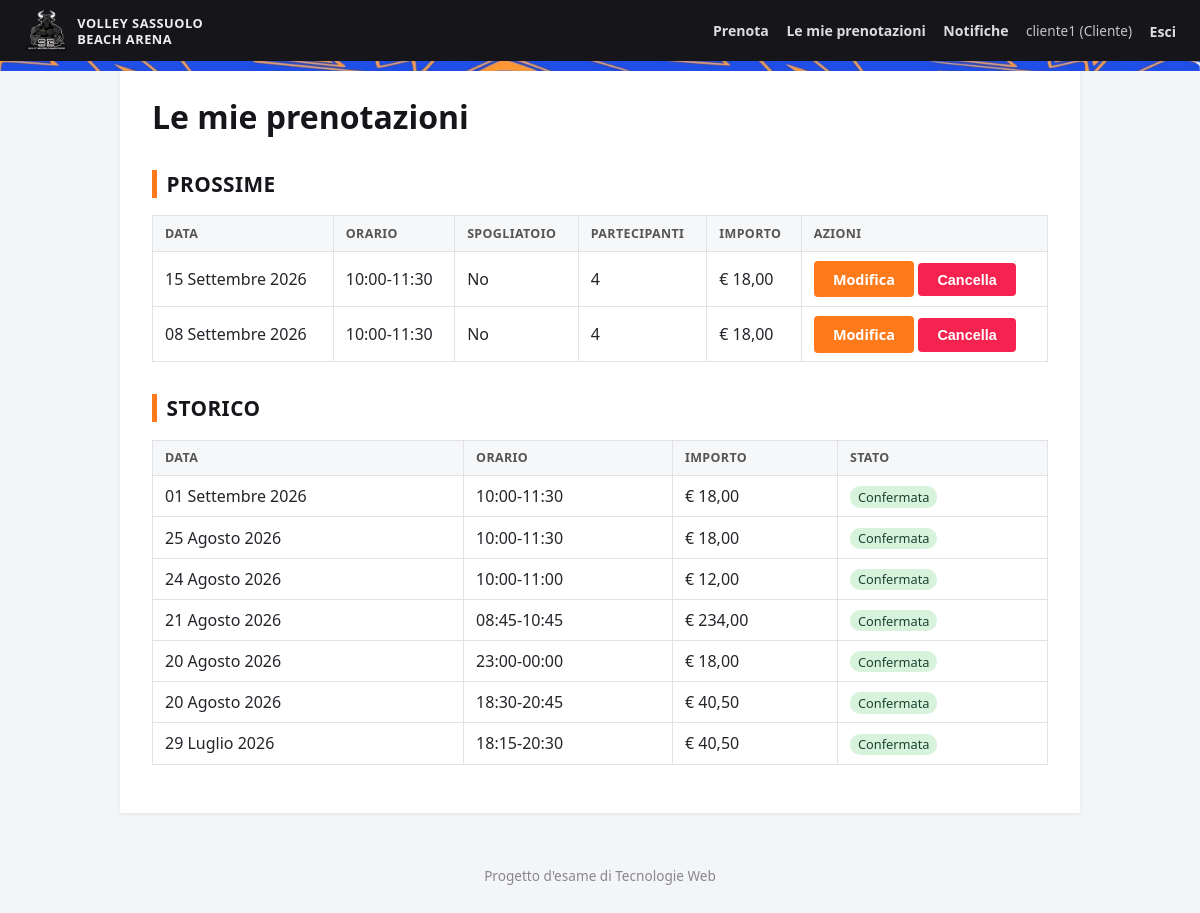
The page /prenotazioni/mie/ (signed in) on the database as committed earlier.
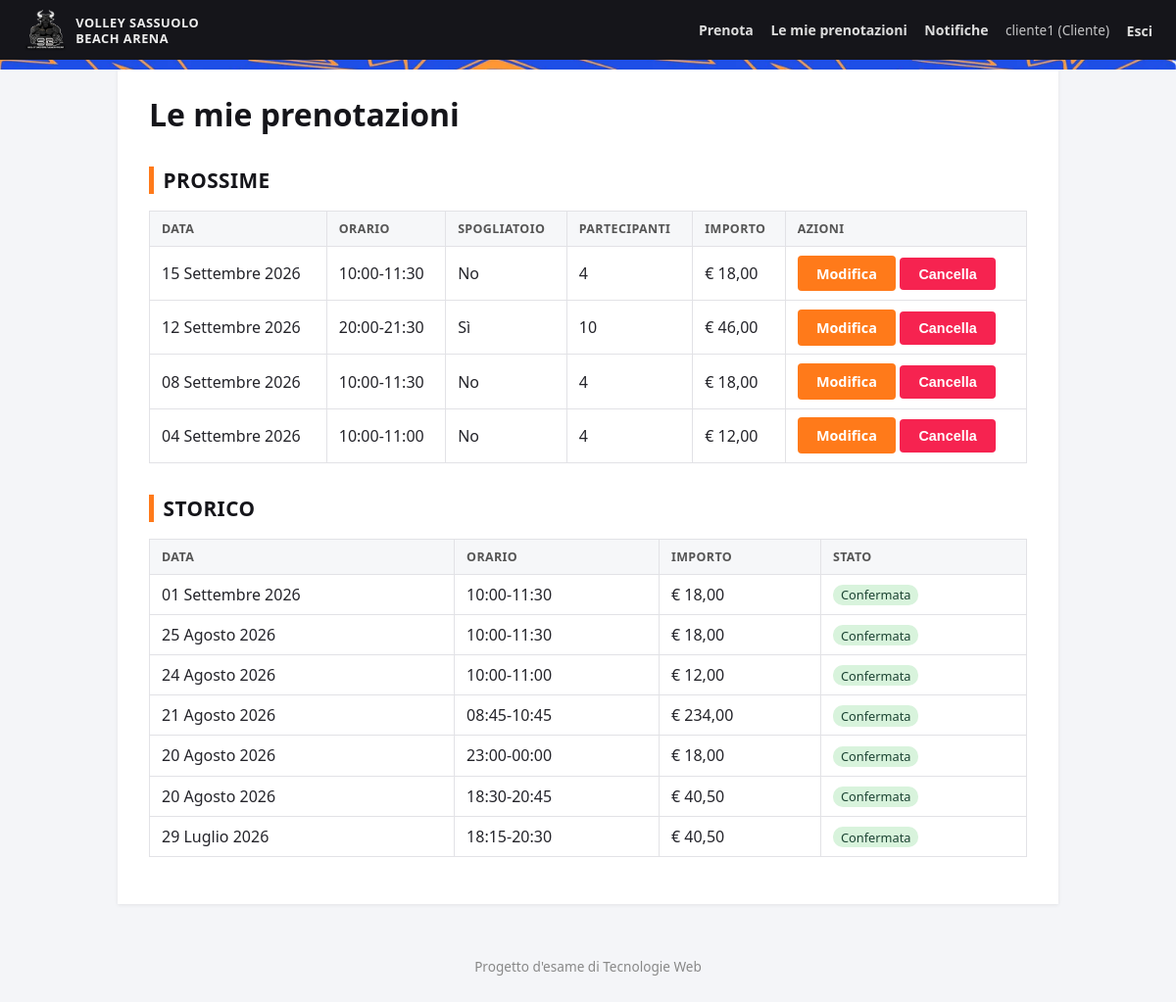
The same page on the database as committed later.
### accounts/models.py (models this page shows, shortened)
class User(AbstractUser):
    username = models.CharField(
        _('username'),
        max_length=USERNAME_MASSIMO_CARATTERI,
        unique=True,
        help_text=f'Obbligatorio. Massimo {USERNAME_MASSIMO_CARATTERI} caratteri. Solo lettere, cifre e @/./+/-/_ .',
        validators=[UnicodeUsernameValidator()],
        error_messages={'unique': 'Esiste già un utente con questo nome utente.'},
    )
    first_name = models.CharField(_('first name'), max_length=NOME_MASSIMO_CARATTERI, blank=True)
    last_name = models.CharField(_('last name'), max_length=NOME_MASSIMO_CARATTERI, blank=True)
    class Ruolo(models.TextChoices):
        CLIENTE = 'cliente', 'Cliente'
        GESTORE = 'gestore', 'Gestore'
        ADMIN = 'admin', 'Admin'
    role = models.CharField(max_length=10, choices=Ruolo.choices, default=Ruolo.CLIENTE)
    @property
    def is_cliente(self):
        return self.role == self.Ruolo.CLIENTE
    @property
    def is_admin_struttura(self):
        return self.role == self.Ruolo.ADMIN
    @property
    def is_gestore_or_admin(self):
        return self.role in (self.Ruolo.GESTORE, self.Ruolo.ADMIN)

### prenotazioni/models.py (models this page shows, shortened)
class Prenotazione(models.Model):
    class Stato(models.TextChoices):
        CONFERMATA = 'confermata', 'Confermata'
        CANCELLATA = 'cancellata', 'Cancellata'
    utente = models.ForeignKey('accounts.User', on_delete=models.CASCADE, related_name='prenotazioni')
    gestore = models.ForeignKey(
        'accounts.User', on_delete=models.SET_NULL, null=True, blank=True,
        related_name='prenotazioni_gestite',
    )
    data = models.DateField()
    ora_inizio = models.TimeField()
    ora_fine = models.TimeField()
    spogliatoio = models.BooleanField(default=False)
    numero_partecipanti = models.PositiveIntegerField(
        default=1, validators=[MinValueValidator(1), MaxValueValidator(PARTECIPANTI_MASSIMO)],
    )
    stato = models.CharField(max_length=12, choices=Stato.choices, default=Stato.CONFERMATA)
    prezzo_listino = models.DecimalField(max_digits=7, decimal_places=2)
    prezzo_finale = models.DecimalField(max_digits=7, decimal_places=2, null=True, blank=True)
    creato_il = models.DateTimeField(auto_now_add=True)
    cancellata_il = models.DateTimeField(null=True, blank=True)
    class Meta:
        ordering = ['-data', '-ora_inizio']
    @property
    def importo_dovuto(self):
        return self.prezzo_finale if self.prezzo_finale is not None else self.prezzo_listino

### prenotazioni/views.py (the view)
# urls.py: path('mie/', views.mie_prenotazioni, name='mie'),
@login_required
def mie_prenotazioni(request):
    oggi = timezone.localdate()
    qs = Prenotazione.objects.filter(utente=request.user)
    prossime = [p for p in qs if p.stato == Prenotazione.Stato.CONFERMATA and p.data >= oggi]
    storico = [p for p in qs if p not in prossime]
    return render(request, 'prenotazioni/mie.html', {'prossime': prossime, 'storico': storico, 'oggi': oggi})

### prenotazioni/context_processors.py (called while the page is built)
def notifiche(request):
    user = getattr(request, 'user', None)
    if not user or not user.is_authenticated:
        return {}
    return {'notifiche_non_lette': user.notifiche.filter(letta=False).count()}

### templates/prenotazioni/mie.html (shortened to what this page needs)
{% extends "base.html" %}
{% block content %}
<h1>Le mie prenotazioni</h1>
<h2>Prossime</h2>
{% if prossime %}
    <table>
        <thead><tr><th>Data</th><th>Orario</th><th>Spogliatoio</th><th>Partecipanti</th><th>Importo</th><th>Azioni</th></tr></thead>
        <tbody>
        {% for p in prossime %}
            <tr>
                <td>{{ p.data }}</td>
                <td>{{ p.ora_inizio|time:"H:i" }}-{{ p.ora_fine|time:"H:i" }}</td>
                <td>{{ p.spogliatoio|yesno:"Sì,No" }}</td>
                <td>{{ p.numero_partecipanti }}</td>
                <td>€ {{ p.importo_dovuto }}</td>
                <td>
                    <a class="btn" href="{% url 'prenotazioni:modifica' p.pk %}">Modifica</a>
                    <form method="post" action="{% url 'prenotazioni:cancella' p.pk %}" class="inline-form" onsubmit="return confirm('Confermi la cancellazione?');">
                        <button type="submit" class="btn-danger">Cancella</button>
                    </form>
                </td>
            </tr>
        {% endfor %}
        </tbody>
    </table>
{% else %}
    <p>Nessuna prenotazione futura. <a href="{% url 'prenotazioni:nuova' %}">Prenotane una!</a></p>
{% endif %}
<h2>Storico</h2>
{% if storico %}
    <table>
        <thead><tr><th>Data</th><th>Orario</th><th>Importo</th><th>Stato</th></tr></thead>
        <tbody>
        {% for p in storico %}
            <tr>
                <td>{{ p.data }}</td>
                <td>{{ p.ora_inizio|time:"H:i" }}-{{ p.ora_fine|time:"H:i" }}</td>
                <td>€ {{ p.importo_dovuto }}</td>
                <td><span class="tag {{ p.stato }}">{{ p.get_stato_display }}</span></td>
            </tr>
        {% endfor %}
        </tbody>
    </table>
{% else %}
    <p>Nessuna prenotazione passata.</p>
{% endif %}
{% endblock %}

### templates/base.html (shortened to what this page needs)
<!DOCTYPE html>
{% load static %}
<html lang="it">
<head>
    <link rel="stylesheet" href="{% static 'css/style.css' %}?v=vsba2">
</head>
<body>
<header class="navbar">
    <a class="brand" href="{% url 'home' %}">
        <img src="{% static 'img/vsba-toro.webp' %}" alt="VSBA">
        <span class="brand-name">Volley Sassuolo<br>Beach Arena</span>
    </a>
    <nav>
        {% if user.is_authenticated %}
            {% if user.is_cliente %}
                <a href="{% url 'prenotazioni:nuova' %}">Prenota</a>
                <a href="{% url 'prenotazioni:mie' %}">Le mie prenotazioni</a>
            {% endif %}
            <a href="{% url 'prenotazioni:notifiche' %}" class="notif-link">Notifiche
            </a>
            <span class="whoami">{{ user.username }} ({{ user.get_role_display }})</span>
            <form action="{% url 'accounts:logout' %}" method="post" class="inline-form">
                <button type="submit" class="link-button">Esci</button>
            </form>
        {% else %}
            <a href="{% url 'accounts:login' %}">Accedi</a>
            <a href="{% url 'accounts:signup' %}">Registrati</a>
        {% endif %}
    </nav>
</header>
<div class="pattern-band"></div>
<main class="container">
    {% block content %}{% endblock %}
</main>
<footer class="footer">
    <p>Progetto d'esame di Tecnologie Web</p>
</footer>
</body>
</html>

### static/css/style.css (style rules this page uses)
:root { --vsba-blue: #1533e6; --vsba-blue-dark: #0d1f8f; --vsba-orange: #ff7a1a; --vsba-yellow: #ffcc00; --vsba-black: #15151a; --vsba-pink: #f62350; --border: #e2e2e6; --text: #24242a; --success: #2a9d8f; --danger: #d64545; --font-display: "Segoe UI", Arial, sans-serif; }
* { box-sizing: border-box; }
body { font-family: "Segoe UI", Arial, sans-serif; margin: 0; color: var(--text); background: #f4f5f8; }
a { color: var(--vsba-blue); }
h1, h2, h3 { font-family: var(--font-display); font-weight: 800; }
h1 { color: var(--vsba-black); margin-top: 0; }
h2 { color: var(--vsba-black); font-size: 1.3rem; text-transform: uppercase; letter-spacing: 0.02em; border-left: 5px solid var(--vsba-orange); padding-left: 0.6rem; margin-top: 2rem; }
.pattern-band { height: 10px; background-image: url('../img/sfondo-vsba.webp'); background-size: cover; background-position: center; }
.navbar { background: var(--vsba-black); color: white; display: flex; justify-content: space-between; align-items: center; padding: 0.6rem 1.5rem; flex-wrap: wrap; gap: 0.5rem; }
.navbar .brand { color: white; text-decoration: none; display: flex; align-items: center; gap: 0.6rem; }
.navbar .brand img { height: 42px; width: auto; display: block; }
.navbar .brand .brand-name { font-size: 0.8rem; line-height: 1.25; font-weight: 700; text-transform: uppercase; letter-spacing: 0.04em; color: #eee; }
.navbar nav { display: flex; align-items: center; flex-wrap: wrap; }
.navbar nav a, .navbar nav .link-button { color: #ddd; text-decoration: none; margin-left: 1.1rem; font-size: 0.88rem; font-weight: 600; }
.link-button { background: none; border: none; cursor: pointer; padding: 0; font: inherit; }
.inline-form { display: inline; }
.whoami { margin-left: 1.1rem; opacity: 0.75; font-size: 0.85rem; }
.container { max-width: 960px; margin: 0 auto 1.5rem; background: white; padding: 1.5rem 2rem 2rem; box-shadow: 0 1px 4px rgba(0,0,0,0.08); min-height: 60vh; }
.footer { text-align: center; padding: 1rem; color: #888; font-size: 0.85rem; }
table { border-collapse: collapse; width: 100%; margin: 1rem 0; }
th, td { border: 1px solid var(--border); padding: 0.55rem 0.75rem; text-align: left; }
th { background: #f6f7f9; text-transform: uppercase; font-size: 0.78rem; letter-spacing: 0.03em; color: #555; }
button, .btn { background: var(--vsba-orange); color: white; border: none; padding: 0.55rem 1.2rem; border-radius: 4px; cursor: pointer; text-decoration: none; display: inline-block; font-size: 0.9rem; font-weight: 700; }
.btn-danger { background: var(--vsba-pink); color: white; }
.tag { display: inline-block; padding: 0.1rem 0.5rem; border-radius: 10px; font-size: 0.8rem; }
.tag.confermata { background: #d8f3dc; color: #1b4332; }

Rows that differ between the two databases and show on the page:
added Prenotazione: data "12 Settembre 2026", ora_inizio "20:00", ora_fine "21:30", spogliatoio "Sì", numero_partecipanti "10", importo_dovuto "46,00", shown under "PROSSIME"
added Prenotazione: data "04 Settembre 2026", ora_inizio "10:00", ora_fine "11:00", spogliatoio "No", numero_partecipanti "4", importo_dovuto "12,00", shown under "PROSSIME"
